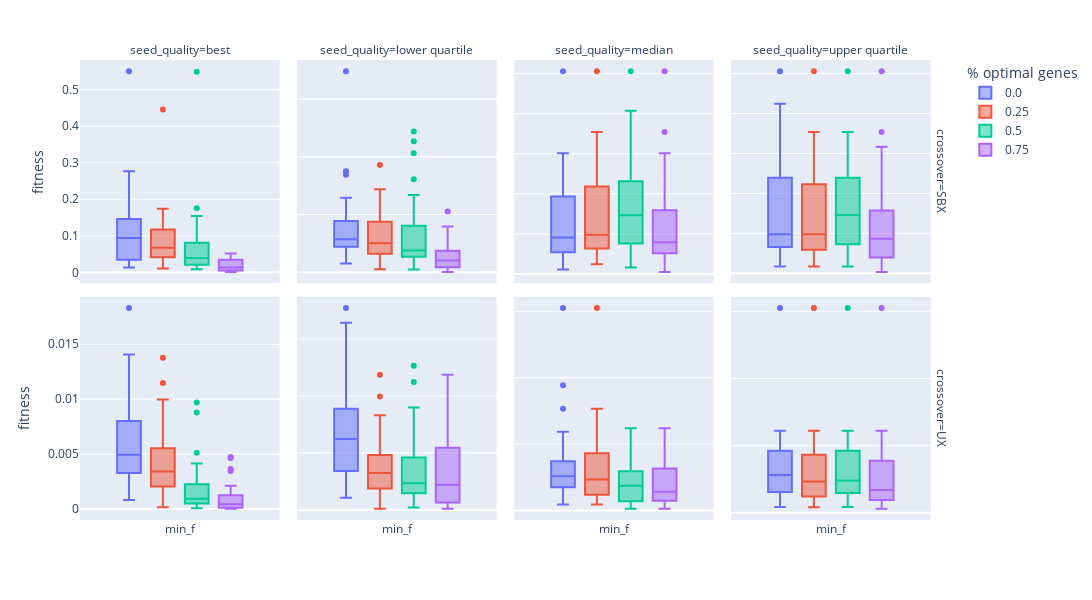

The notebook cell saved with this chart:
### Code cell
#Performance values for dimension 8 only

import pandas as pd
import plotly.express as px

gen = 50
dim = 8

performance_df = pd.read_csv("../data/sphere_function_data_out/performance.csv")
only_last_gen_performance = performance_df[performance_df.generation == gen]

#filter runs with optimal and worst point:
only_last_gen_performance = only_last_gen_performance[only_last_gen_performance.dim == 8]
only_last_gen_performance = only_last_gen_performance[only_last_gen_performance.seed_quality != "utopia"]
only_last_gen_performance = only_last_gen_performance[only_last_gen_performance.seed_quality != "dystopia"]
only_last_gen_performance = only_last_gen_performance[['min_f', 'percentage_of_optimal_genes', 'seed_quality', 'crossover']]


#CI of Fitness = 1
fig = px.box(
    only_last_gen_performance,
    color="percentage_of_optimal_genes",
    facet_col="seed_quality",
    facet_row="crossover",
    labels={
            "value": "fitness",
            "variable": "",
            "percentage_of_optimal_genes": "% optimal genes",
            "traceID_1" : "seed ind"
        },
    height=600, width=1400)
fig.update_yaxes(matches=None)#don't share the y axis

fig.write_image("../figures/genome_vs_fitness_performance.pdf")
fig.show()

### Figure 1 — Plotly figure (JSON) as saved in the notebook; plotly's stock layout.template omitted (floating-point values rounded to 4 significant figures)
{"data": [{"alignmentgroup": "True", "hovertemplate": "% optimal genes=0.0<br>crossover=SBX<br>seed_quality=best<br>=%{x}<br>fitness=%{y}<extra></extra>", "legendgroup": "0.0", "marker": {"color": "#636efa"}, "name": "0.0", "notched": false, "offsetgroup": "0.0", "orientation": "v", "showlegend": true, "type": "box", "x": ["min_f", "min_f", "min_f", "min_f", "min_f", "min_f", "min_f", "min_f", "min_f", "min_f", "min_f", "min_f", "min_f", "min_f", "min_f", "min_f", "min_f", "min_f", "min_f", "min_f", "min_f", "min_f", "min_f", "min_f", "min_f", "min_f", "min_f", "min_f", "min_f", "min_f", "min_f"], "x0": " ", "xaxis": "x5", "y": [0.01568, 0.5506, 0.185, 0.09854, 0.05183, 0.05205, 0.1464, 0.06343, 0.06711, 0.2768, 0.1721, 0.09373, 0.02817, 0.1144, 0.1085, 0.09845, 0.1032, 0.01578, 0.02551, 0.0452, 0.2597, 0.03341, 0.01343, 0.1292, 0.01914, 0.03885, 0.07449, 0.1541, 0.1491, 0.01349, 0.1435], "y0": " ", "yaxis": "y5"}, {"alignmentgroup": "True", "hovertemplate": "% optimal genes=0.0<br>crossover=SBX<br>seed_quality=lower quartile<br>=%{x}<br>fitness=%{y}<extra></extra>", "legendgroup": "0.0", "marker": {"color": "#636efa"}, "name": "0.0", "notched": false, "offsetgroup": "0.0", "orientation": "v", "showlegend": false, "type": "box", "x": ["min_f", "min_f", "min_f", "min_f", "min_f", "min_f", "min_f", "min_f", "min_f", "min_f", "min_f", "min_f", "min_f", "min_f", "min_f", "min_f", "min_f", "min_f", "min_f", "min_f", "min_f", "min_f", "min_f", "min_f", "min_f", "min_f", "min_f", "min_f", "min_f", "min_f", "min_f"], "x0": " ", "xaxis": "x6", "y": [0.08895, 0.06668, 0.2284, 0.05595, 0.1321, 0.148, 0.1923, 0.06631, 0.1092, 0.258, 0.1408, 0.08926, 0.0964, 0.3501, 0.2415, 0.1003, 0.1559, 0.03021, 0.122, 0.1446, 0.1819, 0.1085, 0.697, 0.1144, 0.06062, 0.0953, 0.04431, 0.04489, 0.1667, 0.08853, 0.3384], "y0": " ", "yaxis": "y6"}, {"alignmentgroup": "True", "hovertemplate": "% optimal genes=0.0<br>crossover=SBX<br>seed_quality=median<br>=%{x}<br>fitness=%{y}<extra></extra>", "legendgroup": "0.0", "marker": {"color": "#636efa"}, "name": "0.0", "notched": false, "offsetgroup": "0.0", "orientation": "v", "showlegend": false, "type": "box", "x": ["min_f", "min_f", "min_f", "min_f", "min_f", "min_f", "min_f", "min_f", "min_f", "min_f", "min_f", "min_f", "min_f", "min_f", "min_f", "min_f", "min_f", "min_f", "min_f", "min_f", "min_f", "min_f", "min_f", "min_f", "min_f", "min_f", "min_f", "min_f", "min_f", "min_f", "min_f"], "x0": " ", "xaxis": "x7", "y": [0.02441, 0.09601, 0.2284, 0.08671, 0.1321, 0.2232, 0.01119, 0.181, 0.1757, 0.01639, 0.02473, 0.05292, 0.09356, 0.1634, 0.07387, 0.06255, 0.1379, 0.05855, 0.1975, 0.2499, 0.03592, 0.09075, 0.05096, 0.0808, 0.301, 0.223, 0.04818, 0.06005, 0.06804, 0.2703, 0.5061], "y0": " ", "yaxis": "y7"}, {"alignmentgroup": "True", "hovertemplate": "% optimal genes=0.0<br>crossover=SBX<br>seed_quality=upper quartile<br>=%{x}<br>fitness=%{y}<extra></extra>", "legendgroup": "0.0", "marker": {"color": "#636efa"}, "name": "0.0", "notched": false, "offsetgroup": "0.0", "orientation": "v", "showlegend": false, "type": "box", "x": ["min_f", "min_f", "min_f", "min_f", "min_f", "min_f", "min_f", "min_f", "min_f", "min_f", "min_f", "min_f", "min_f", "min_f", "min_f", "min_f", "min_f", "min_f", "min_f", "min_f", "min_f", "min_f", "min_f", "min_f", "min_f", "min_f", "min_f", "min_f", "min_f", "min_f", "min_f"], "x0": " ", "xaxis": "x8", "y": [0.02109, 0.1732, 0.2284, 0.08671, 0.0649, 0.2232, 0.07088, 0.1679, 0.332, 0.09474, 0.3172, 0.05292, 0.01682, 0.1634, 0.07973, 0.06255, 0.1379, 0.05855, 0.06889, 0.2499, 0.354, 0.09075, 0.09759, 0.2426, 0.301, 0.223, 0.09665, 0.06005, 0.04856, 0.4243, 0.5061], "y0": " ", "yaxis": "y8"}, {"alignmentgroup": "True", "hovertemplate": "% optimal genes=0.0<br>crossover=UX<br>seed_quality=best<br>=%{x}<br>fitness=%{y}<extra></extra>", "legendgroup": "0.0", "marker": {"color": "#636efa"}, "name": "0.0", "notched": false, "offsetgroup": "0.0", "orientation": "v", "showlegend": false, "type": "box", "x": ["min_f", "min_f", "min_f", "min_f", "min_f", "min_f", "min_f", "min_f", "min_f", "min_f", "min_f", "min_f", "min_f", "min_f", "min_f", "min_f", "min_f", "min_f", "min_f", "min_f", "min_f", "min_f", "min_f", "min_f", "min_f", "min_f", "min_f", "min_f", "min_f", "min_f", "min_f"], "x0": " ", "xaxis": "x", "y": [0.006499, 0.003718, 0.003487, 0.004415, 0.004557, 0.002794, 0.0008318, 0.006645, 0.007645, 0.00542, 0.006277, 0.007743, 0.004943, 0.003199, 0.004126, 0.001252, 0.009037, 0.004153, 0.0009955, 0.0111, 0.01095, 0.008096, 0.01407, 0.008169, 0.001932, 0.0183, 0.002056, 0.00991, 0.005071, 0.001125, 0.004207], "y0": " ", "yaxis": "y"}, {"alignmentgroup": "True", "hovertemplate": "% optimal genes=0.0<br>crossover=UX<br>seed_quality=lower quartile<br>=%{x}<br>fitness=%{y}<extra></extra>", "legendgroup": "0.0", "marker": {"color": "#636efa"}, "name": "0.0", "notched": false, "offsetgroup": "0.0", "orientation": "v", "showlegend": false, "type": "box", "x": ["min_f", "min_f", "min_f", "min_f", "min_f", "min_f", "min_f", "min_f", "min_f", "min_f", "min_f", "min_f", "min_f", "min_f", "min_f", "min_f", "min_f", "min_f", "min_f", "min_f", "min_f", "min_f", "min_f", "min_f", "min_f", "min_f", "min_f", "min_f", "min_f", "min_f", "min_f"], "x0": " ", "xaxis": "x2", "y": [0.003869, 0.007156, 0.002366, 0.007597, 0.003269, 0.00189, 0.01609, 0.01159, 0.0164, 0.004598, 0.007813, 0.005319, 0.003948, 0.003927, 0.002428, 0.004653, 0.009226, 0.01184, 0.01769, 0.001711, 0.006295, 0.001072, 0.006594, 0.006225, 0.006574, 0.01065, 0.00654, 0.001611, 0.003897, 0.001701, 0.0145], "y0": " ", "yaxis": "y2"}, {"alignmentgroup": "True", "hovertemplate": "% optimal genes=0.0<br>crossover=UX<br>seed_quality=median<br>=%{x}<br>fitness=%{y}<extra></extra>", "legendgroup": "0.0", "marker": {"color": "#636efa"}, "name": "0.0", "notched": false, "offsetgroup": "0.0", "orientation": "v", "showlegend": false, "type": "box", "x": ["min_f", "min_f", "min_f", "min_f", "min_f", "min_f", "min_f", "min_f", "min_f", "min_f", "min_f", "min_f", "min_f", "min_f", "min_f", "min_f", "min_f", "min_f", "min_f", "min_f", "min_f", "min_f", "min_f", "min_f", "min_f", "min_f", "min_f", "min_f", "min_f", "min_f", "min_f"], "x0": " ", "xaxis": "x3", "y": [0.00636, 0.00533, 0.004351, 0.007168, 0.002331, 0.00759, 0.003812, 0.01888, 0.003633, 0.003719, 0.03049, 0.01075, 0.004967, 0.004659, 0.006636, 0.007508, 0.00722, 0.01184, 0.002863, 0.00153, 0.01531, 0.004053, 0.005951, 0.001399, 0.003417, 0.0008724, 0.007459, 0.003451, 0.005141, 0.002516, 0.006592], "y0": " ", "yaxis": "y3"}, {"alignmentgroup": "True", "hovertemplate": "% optimal genes=0.0<br>crossover=UX<br>seed_quality=upper quartile<br>=%{x}<br>fitness=%{y}<extra></extra>", "legendgroup": "0.0", "marker": {"color": "#636efa"}, "name": "0.0", "notched": false, "offsetgroup": "0.0", "orientation": "v", "showlegend": false, "type": "box", "x": ["min_f", "min_f", "min_f", "min_f", "min_f", "min_f", "min_f", "min_f", "min_f", "min_f", "min_f", "min_f", "min_f", "min_f", "min_f", "min_f", "min_f", "min_f", "min_f", "min_f", "min_f", "min_f", "min_f", "min_f", "min_f", "min_f", "min_f", "min_f", "min_f", "min_f", "min_f"], "x0": " ", "xaxis": "x4", "y": [0.00636, 0.01115, 0.004351, 0.007168, 0.009783, 0.004456, 0.002926, 0.01222, 0.009966, 0.009385, 0.03049, 0.01075, 0.001561, 0.004659, 0.008636, 0.00104, 0.00722, 0.01184, 0.008872, 0.003866, 0.003017, 0.001863, 0.0009495, 0.00563, 0.003417, 0.0008724, 0.003889, 0.003451, 0.007947, 0.002516, 0.006592], "y0": " ", "yaxis": "y4"}, {"alignmentgroup": "True", "hovertemplate": "% optimal genes=0.25<br>crossover=SBX<br>seed_quality=best<br>=%{x}<br>fitness=%{y}<extra></extra>", "legendgroup": "0.25", "marker": {"color": "#EF553B"}, "name": "0.25", "notched": false, "offsetgroup": "0.25", "orientation": "v", "showlegend": true, "type": "box", "x": ["min_f", "min_f", "min_f", "min_f", "min_f", "min_f", "min_f", "min_f", "min_f", "min_f", "min_f", "min_f", "min_f", "min_f", "min_f", "min_f", "min_f", "min_f", "min_f", "min_f", "min_f", "min_f", "min_f", "min_f", "min_f", "min_f", "min_f", "min_f", "min_f", "min_f", "min_f"], "x0": " ", "xaxis": "x5", "y": [0.1417, 0.05789, 0.1244, 0.05206, 0.04011, 0.06952, 0.08565, 0.1743, 0.03092, 0.0447, 0.1418, 0.1252, 0.08921, 0.05189, 0.06034, 0.1178, 0.08788, 0.0672, 0.03669, 0.03572, 0.02955, 0.08695, 0.09467, 0.01036, 0.03248, 0.05802, 0.01135, 0.4458, 0.1248, 0.04424, 0.116], "y0": " ", "yaxis": "y5"}, {"alignmentgroup": "True", "hovertemplate": "% optimal genes=0.25<br>crossover=SBX<br>seed_quality=lower quartile<br>=%{x}<br>fitness=%{y}<extra></extra>", "legendgroup": "0.25", "marker": {"color": "#EF553B"}, "name": "0.25", "notched": false, "offsetgroup": "0.25", "orientation": "v", "showlegend": false, "type": "box", "x": ["min_f", "min_f", "min_f", "min_f", "min_f", "min_f", "min_f", "min_f", "min_f", "min_f", "min_f", "min_f", "min_f", "min_f", "min_f", "min_f", "min_f", "min_f", "min_f", "min_f", "min_f", "min_f", "min_f", "min_f", "min_f", "min_f", "min_f", "min_f", "min_f", "min_f", "min_f"], "x0": " ", "xaxis": "x6", "y": [0.09029, 0.03654, 0.2284, 0.1841, 0.2017, 0.3718, 0.07838, 0.1131, 0.08839, 0.1247, 0.03489, 0.07444, 0.05392, 0.03308, 0.0981, 0.01016, 0.2087, 0.03021, 0.1545, 0.2499, 0.06109, 0.08433, 0.2881, 0.1703, 0.1314, 0.1769, 0.1671, 0.1254, 0.1002, 0.04548, 0.08415], "y0": " ", "yaxis": "y6"}, {"alignmentgroup": "True", "hovertemplate": "% optimal genes=0.25<br>crossover=SBX<br>seed_quality=median<br>=%{x}<br>fitness=%{y}<extra></extra>", "legendgroup": "0.25", "marker": {"color": "#EF553B"}, "name": "0.25", "notched": false, "offsetgroup": "0.25", "orientation": "v", "showlegend": false, "type": "box", "x": ["min_f", "min_f", "min_f", "min_f", "min_f", "min_f", "min_f", "min_f", "min_f", "min_f", "min_f", "min_f", "min_f", "min_f", "min_f", "min_f", "min_f", "min_f", "min_f", "min_f", "min_f", "min_f", "min_f", "min_f", "min_f", "min_f", "min_f", "min_f", "min_f", "min_f", "min_f"], "x0": " ", "xaxis": "x7", "y": [0.02441, 0.1299, 0.2284, 0.08671, 0.06911, 0.2232, 0.03881, 0.141, 0.1027, 0.09474, 0.2037, 0.05292, 0.06331, 0.1634, 0.09298, 0.06255, 0.1084, 0.05855, 0.1106, 0.2499, 0.354, 0.09075, 0.09759, 0.3062, 0.301, 0.223, 0.06323, 0.06005, 0.02546, 0.07066, 0.5061], "y0": " ", "yaxis": "y7"}, {"alignmentgroup": "True", "hovertemplate": "% optimal genes=0.25<br>crossover=SBX<br>seed_quality=upper quartile<br>=%{x}<br>fitness=%{y}<extra></extra>", "legendgroup": "0.25", "marker": {"color": "#EF553B"}, "name": "0.25", "notched": false, "offsetgroup": "0.25", "orientation": "v", "showlegend": false, "type": "box", "x": ["min_f", "min_f", "min_f", "min_f", "min_f", "min_f", "min_f", "min_f", "min_f", "min_f", "min_f", "min_f", "min_f", "min_f", "min_f", "min_f", "min_f", "min_f", "min_f", "min_f", "min_f", "min_f", "min_f", "min_f", "min_f", "min_f", "min_f", "min_f", "min_f", "min_f", "min_f"], "x0": " ", "xaxis": "x8", "y": [0.02109, 0.1732, 0.2284, 0.08671, 0.04343, 0.2232, 0.1485, 0.1679, 0.1179, 0.09474, 0.3172, 0.05292, 0.01682, 0.1634, 0.0606, 0.06255, 0.1379, 0.05855, 0.06889, 0.2499, 0.354, 0.09075, 0.09759, 0.2426, 0.301, 0.223, 0.04545, 0.06005, 0.04856, 0.05179, 0.5061], "y0": " ", "yaxis": "y8"}, {"alignmentgroup": "True", "hovertemplate": "% optimal genes=0.25<br>crossover=UX<br>seed_quality=best<br>=%{x}<br>fitness=%{y}<extra></extra>", "legendgroup": "0.25", "marker": {"color": "#EF553B"}, "name": "0.25", "notched": false, "offsetgroup": "0.25", "orientation": "v", "showlegend": false, "type": "box", "x": ["min_f", "min_f", "min_f", "min_f", "min_f", "min_f", "min_f", "min_f", "min_f", "min_f", "min_f", "min_f", "min_f", "min_f", "min_f", "min_f", "min_f", "min_f", "min_f", "min_f", "min_f", "min_f", "min_f", "min_f", "min_f", "min_f", "min_f", "min_f", "min_f", "min_f", "min_f"], "x0": " ", "xaxis": "x", "y": [0.005818, 0.007563, 0.001224, 0.004926, 0.001836, 0.005767, 0.0002047, 0.003101, 0.004266, 0.01148, 0.005158, 0.002191, 0.003564, 0.001951, 0.00278, 0.009968, 0.01378, 0.002013, 0.00567, 0.007984, 0.001499, 0.001317, 0.002574, 0.002238, 0.003429, 0.004338, 0.002957, 0.003965, 0.00457, 0.0001668, 0.002496], "y0": " ", "yaxis": "y"}, {"alignmentgroup": "True", "hovertemplate": "% optimal genes=0.25<br>crossover=UX<br>seed_quality=lower quartile<br>=%{x}<br>fitness=%{y}<extra></extra>", "legendgroup": "0.25", "marker": {"color": "#EF553B"}, "name": "0.25", "notched": false, "offsetgroup": "0.25", "orientation": "v", "showlegend": false, "type": "box", "x": ["min_f", "min_f", "min_f", "min_f", "min_f", "min_f", "min_f", "min_f", "min_f", "min_f", "min_f", "min_f", "min_f", "min_f", "min_f", "min_f", "min_f", "min_f", "min_f", "min_f", "min_f", "min_f", "min_f", "min_f", "min_f", "min_f", "min_f", "min_f", "min_f", "min_f", "min_f"], "x0": " ", "xaxis": "x2", "y": [0.000875, 0.002424, 0.007943, 0.009933, 0.001839, 0.002046, 0.002613, 0.004834, 9.656e-05, 0.004001, 0.008301, 0.003671, 0.001215, 0.004717, 0.003987, 0.003399, 0.0007515, 0.01184, 0.002142, 0.001663, 0.00324, 0.002565, 0.00438, 0.006035, 0.002463, 0.008256, 0.0005525, 0.002361, 0.001532, 0.006107, 0.003511], "y0": " ", "yaxis": "y2"}, {"alignmentgroup": "True", "hovertemplate": "% optimal genes=0.25<br>crossover=UX<br>seed_quality=median<br>=%{x}<br>fitness=%{y}<extra></extra>", "legendgroup": "0.25", "marker": {"color": "#EF553B"}, "name": "0.25", "notched": false, "offsetgroup": "0.25", "orientation": "v", "showlegend": false, "type": "box", "x": ["min_f", "min_f", "min_f", "min_f", "min_f", "min_f", "min_f", "min_f", "min_f", "min_f", "min_f", "min_f", "min_f", "min_f", "min_f", "min_f", "min_f", "min_f", "min_f", "min_f", "min_f", "min_f", "min_f", "min_f", "min_f", "min_f", "min_f", "min_f", "min_f", "min_f", "min_f"], "x0": " ", "xaxis": "x3", "y": [0.007033, 0.003345, 0.004351, 0.007168, 0.00901, 0.002846, 0.00145, 0.008182, 0.001548, 0.009385, 0.03049, 0.01075, 0.004548, 0.004659, 0.01006, 0.007508, 0.00722, 0.01184, 0.006927, 0.008733, 0.01531, 0.001342, 0.0009495, 0.002301, 0.003417, 0.0008724, 0.0008844, 0.003451, 0.002582, 0.001455, 0.006592], "y0": " ", "yaxis": "y3"}, {"alignmentgroup": "True", "hovertemplate": "% optimal genes=0.25<br>crossover=UX<br>seed_quality=upper quartile<br>=%{x}<br>fitness=%{y}<extra></extra>", "legendgroup": "0.25", "marker": {"color": "#EF553B"}, "name": "0.25", "notched": false, "offsetgroup": "0.25", "orientation": "v", "showlegend": false, "type": "box", "x": ["min_f", "min_f", "min_f", "min_f", "min_f", "min_f", "min_f", "min_f", "min_f", "min_f", "min_f", "min_f", "min_f", "min_f", "min_f", "min_f", "min_f", "min_f", "min_f", "min_f", "min_f", "min_f", "min_f", "min_f", "min_f", "min_f", "min_f", "min_f", "min_f", "min_f", "min_f"], "x0": " ", "xaxis": "x4", "y": [0.00636, 0.01115, 0.004351, 0.007168, 0.002331, 0.004456, 0.002926, 0.01222, 0.009966, 0.009385, 0.03049, 0.01075, 0.001561, 0.004659, 0.0008155, 0.00104, 0.00722, 0.01184, 0.008872, 0.002386, 0.003017, 0.001863, 0.0009495, 0.00563, 0.003417, 0.0008724, 0.006707, 0.003451, 0.007947, 0.002516, 0.006592], "y0": " ", "yaxis": "y4"}, {"alignmentgroup": "True", "hovertemplate": "% optimal genes=0.5<br>crossover=SBX<br>seed_quality=best<br>=%{x}<br>fitness=%{y}<extra></extra>", "legendgroup": "0.5", "marker": {"color": "#00cc96"}, "name": "0.5", "notched": false, "offsetgroup": "0.5", "orientation": "v", "showlegend": true, "type": "box", "x": ["min_f", "min_f", "min_f", "min_f", "min_f", "min_f", "min_f", "min_f", "min_f", "min_f", "min_f", "min_f", "min_f", "min_f", "min_f", "min_f", "min_f", "min_f", "min_f", "min_f", "min_f", "min_f", "min_f", "min_f", "min_f", "min_f", "min_f", "min_f", "min_f", "min_f", "min_f"], "x0": " ", "xaxis": "x5", "y": [0.02239, 0.01373, 0.1541, 0.0103, 0.07007, 0.02332, 0.03169, 0.07029, 0.01798, 0.08156, 0.01737, 0.07485, 0.07362, 0.03453, 0.01311, 0.008835, 0.1757, 0.09006, 0.07275, 0.549, 0.02729, 0.08018, 0.0398, 0.03198, 0.02075, 0.01615, 0.03938, 0.112, 0.1125, 0.02189, 0.08403], "y0": " ", "yaxis": "y5"}, {"alignmentgroup": "True", "hovertemplate": "% optimal genes=0.5<br>crossover=SBX<br>seed_quality=lower quartile<br>=%{x}<br>fitness=%{y}<extra></extra>", "legendgroup": "0.5", "marker": {"color": "#00cc96"}, "name": "0.5", "notched": false, "offsetgroup": "0.5", "orientation": "v", "showlegend": false, "type": "box", "x": ["min_f", "min_f", "min_f", "min_f", "min_f", "min_f", "min_f", "min_f", "min_f", "min_f", "min_f", "min_f", "min_f", "min_f", "min_f", "min_f", "min_f", "min_f", "min_f", "min_f", "min_f", "min_f", "min_f", "min_f", "min_f", "min_f", "min_f", "min_f", "min_f", "min_f", "min_f"], "x0": " ", "xaxis": "x6", "y": [0.09055, 0.07098, 0.2284, 0.1641, 0.4128, 0.009987, 0.05034, 0.01196, 0.4875, 0.01151, 0.4539, 0.07554, 0.1067, 0.1241, 0.1014, 0.06071, 0.04841, 0.1392, 0.0616, 0.2679, 0.1526, 0.05426, 0.03782, 0.05661, 0.009665, 0.05887, 0.3226, 0.1346, 0.06675, 0.2499, 0.05414], "y0": " ", "yaxis": "y6"}, {"alignmentgroup": "True", "hovertemplate": "% optimal genes=0.5<br>crossover=SBX<br>seed_quality=median<br>=%{x}<br>fitness=%{y}<extra></extra>", "legendgroup": "0.5", "marker": {"color": "#00cc96"}, "name": "0.5", "notched": false, "offsetgroup": "0.5", "orientation": "v", "showlegend": false, "type": "box", "x": ["min_f", "min_f", "min_f", "min_f", "min_f", "min_f", "min_f", "min_f", "min_f", "min_f", "min_f", "min_f", "min_f", "min_f", "min_f", "min_f", "min_f", "min_f", "min_f", "min_f", "min_f", "min_f", "min_f", "min_f", "min_f", "min_f", "min_f", "min_f", "min_f", "min_f", "min_f"], "x0": " ", "xaxis": "x7", "y": [0.02441, 0.09601, 0.2284, 0.08671, 0.1463, 0.247, 0.2322, 0.2832, 0.229, 0.01639, 0.2215, 0.05292, 0.1557, 0.1634, 0.4072, 0.1533, 0.1379, 0.05855, 0.1204, 0.2499, 0.2934, 0.1318, 0.07559, 0.02623, 0.301, 0.223, 0.03074, 0.06005, 0.07764, 0.08692, 0.5061], "y0": " ", "yaxis": "y7"}, {"alignmentgroup": "True", "hovertemplate": "% optimal genes=0.5<br>crossover=SBX<br>seed_quality=upper quartile<br>=%{x}<br>fitness=%{y}<extra></extra>", "legendgroup": "0.5", "marker": {"color": "#00cc96"}, "name": "0.5", "notched": false, "offsetgroup": "0.5", "orientation": "v", "showlegend": false, "type": "box", "x": ["min_f", "min_f", "min_f", "min_f", "min_f", "min_f", "min_f", "min_f", "min_f", "min_f", "min_f", "min_f", "min_f", "min_f", "min_f", "min_f", "min_f", "min_f", "min_f", "min_f", "min_f", "min_f", "min_f", "min_f", "min_f", "min_f", "min_f", "min_f", "min_f", "min_f", "min_f"], "x0": " ", "xaxis": "x8", "y": [0.02109, 0.1732, 0.2284, 0.08671, 0.1463, 0.3469, 0.08522, 0.1679, 0.06435, 0.09474, 0.3172, 0.05292, 0.01682, 0.1634, 0.151, 0.1533, 0.1379, 0.05855, 0.06889, 0.2499, 0.354, 0.09075, 0.09759, 0.2426, 0.301, 0.223, 0.3014, 0.06005, 0.04856, 0.08692, 0.5061], "y0": " ", "yaxis": "y8"}, {"alignmentgroup": "True", "hovertemplate": "% optimal genes=0.5<br>crossover=UX<br>seed_quality=best<br>=%{x}<br>fitness=%{y}<extra></extra>", "legendgroup": "0.5", "marker": {"color": "#00cc96"}, "name": "0.5", "notched": false, "offsetgroup": "0.5", "orientation": "v", "showlegend": false, "type": "box", "x": ["min_f", "min_f", "min_f", "min_f", "min_f", "min_f", "min_f", "min_f", "min_f", "min_f", "min_f", "min_f", "min_f", "min_f", "min_f", "min_f", "min_f", "min_f", "min_f", "min_f", "min_f", "min_f", "min_f", "min_f", "min_f", "min_f", "min_f", "min_f", "min_f", "min_f", "min_f"], "x0": " ", "xaxis": "x", "y": [0.001693, 0.002459, 0.0009419, 0.0005873, 0.0004273, 0.0007792, 6.651e-05, 0.0002032, 0.001591, 0.001494, 0.0005266, 0.0004554, 0.001589, 0.0005851, 0.002663, 0.0002147, 0.0002387, 0.0008904, 0.001209, 0.0007844, 0.0004982, 0.00878, 0.0004319, 0.003488, 0.002951, 0.0006118, 0.001214, 0.009705, 0.00415, 0.005117, 0.001305], "y0": " ", "yaxis": "y"}, {"alignmentgroup": "True", "hovertemplate": "% optimal genes=0.5<br>crossover=UX<br>seed_quality=lower quartile<br>=%{x}<br>fitness=%{y}<extra></extra>", "legendgroup": "0.5", "marker": {"color": "#00cc96"}, "name": "0.5", "notched": false, "offsetgroup": "0.5", "orientation": "v", "showlegend": false, "type": "box", "x": ["min_f", "min_f", "min_f", "min_f", "min_f", "min_f", "min_f", "min_f", "min_f", "min_f", "min_f", "min_f", "min_f", "min_f", "min_f", "min_f", "min_f", "min_f", "min_f", "min_f", "min_f", "min_f", "min_f", "min_f", "min_f", "min_f", "min_f", "min_f", "min_f", "min_f", "min_f"], "x0": " ", "xaxis": "x2", "y": [0.01265, 0.003182, 0.003988, 0.002506, 0.002239, 0.004717, 0.003281, 0.001454, 0.002345, 0.00338, 0.004273, 0.007134, 0.005597, 0.01122, 0.0005864, 0.00495, 0.002236, 0.002267, 0.0005048, 0.002075, 0.001771, 0.001268, 0.0006519, 0.008975, 0.008847, 0.0008942, 0.001508, 0.003369, 0.0002233, 0.0004119, 0.002188], "y0": " ", "yaxis": "y2"}, {"alignmentgroup": "True", "hovertemplate": "% optimal genes=0.5<br>crossover=UX<br>seed_quality=median<br>=%{x}<br>fitness=%{y}<extra></extra>", "legendgroup": "0.5", "marker": {"color": "#00cc96"}, "name": "0.5", "notched": false, "offsetgroup": "0.5", "orientation": "v", "showlegend": false, "type": "box", "x": ["min_f", "min_f", "min_f", "min_f", "min_f", "min_f", "min_f", "min_f", "min_f", "min_f", "min_f", "min_f", "min_f", "min_f", "min_f", "min_f", "min_f", "min_f", "min_f", "min_f", "min_f", "min_f", "min_f", "min_f", "min_f", "min_f", "min_f", "min_f", "min_f", "min_f", "min_f"], "x0": " ", "xaxis": "x3", "y": [0.005192, 0.003062, 0.004351, 0.007168, 0.0002709, 0.004717, 0.00145, 0.003312, 0.0004637, 0.003719, 0.006148, 0.01075, 0.004548, 0.004659, 0.002682, 0.002793, 0.0008346, 0.01184, 0.006927, 0.009372, 0.0005059, 0.001342, 0.01239, 0.004812, 0.003417, 0.0008724, 0.004985, 0.003451, 0.0002574, 0.000666, 0.006592], "y0": " ", "yaxis": "y3"}, {"alignmentgroup": "True", "hovertemplate": "% optimal genes=0.5<br>crossover=UX<br>seed_quality=upper quartile<br>=%{x}<br>fitness=%{y}<extra></extra>", "legendgroup": "0.5", "marker": {"color": "#00cc96"}, "name": "0.5", "notched": false, "offsetgroup": "0.5", "orientation": "v", "showlegend": false, "type": "box", "x": ["min_f", "min_f", "min_f", "min_f", "min_f", "min_f", "min_f", "min_f", "min_f", "min_f", "min_f", "min_f", "min_f", "min_f", "min_f", "min_f", "min_f", "min_f", "min_f", "min_f", "min_f", "min_f", "min_f", "min_f", "min_f", "min_f", "min_f", "min_f", "min_f", "min_f", "min_f"], "x0": " ", "xaxis": "x4", "y": [0.00636, 0.01115, 0.004351, 0.007168, 0.00333, 0.002232, 0.002926, 0.01222, 0.003506, 0.009385, 0.03049, 0.01075, 0.001561, 0.004659, 0.009845, 0.005162, 0.004809, 0.01184, 0.008872, 0.009894, 0.003017, 0.001863, 0.0009495, 0.00563, 0.003417, 0.0008724, 0.002272, 0.003451, 0.007947, 0.002516, 0.006592], "y0": " ", "yaxis": "y4"}, {"alignmentgroup": "True", "hovertemplate": "% optimal genes=0.75<br>crossover=SBX<br>seed_quality=best<br>=%{x}<br>fitness=%{y}<extra></extra>", "legendgroup": "0.75", "marker": {"color": "#ab63fa"}, "name": "0.75", "notched": false, "offsetgroup": "0.75", "orientation": "v", "showlegend": true, "type": "box", "x": ["min_f", "min_f", "min_f", "min_f", "min_f", "min_f", "min_f", "min_f", "min_f", "min_f", "min_f", "min_f", "min_f", "min_f", "min_f", "min_f", "min_f", "min_f", "min_f", "min_f", "min_f", "min_f", "min_f", "min_f", "min_f", "min_f", "min_f", "min_f", "min_f", "min_f", "min_f"], "x0": " ", "xaxis": "x5", "y": [0.004563, 0.002139, 0.01408, 0.003534, 0.005539, 0.004691, 0.02738, 0.03286, 0.004809, 0.01434, 0.001628, 0.001122, 0.02739, 0.005516, 0.001187, 0.04639, 0.0464, 0.0348, 0.0411, 0.01275, 0.05183, 0.04121, 0.006804, 0.04531, 0.037, 0.02598, 0.01362, 0.0131, 0.008333, 0.007663, 0.02425], "y0": " ", "yaxis": "y5"}, {"alignmentgroup": "True", "hovertemplate": "% optimal genes=0.75<br>crossover=SBX<br>seed_quality=lower quartile<br>=%{x}<br>fitness=%{y}<extra></extra>", "legendgroup": "0.75", "marker": {"color": "#ab63fa"}, "name": "0.75", "notched": false, "offsetgroup": "0.75", "orientation": "v", "showlegend": false, "type": "box", "x": ["min_f", "min_f", "min_f", "min_f", "min_f", "min_f", "min_f", "min_f", "min_f", "min_f", "min_f", "min_f", "min_f", "min_f", "min_f", "min_f", "min_f", "min_f", "min_f", "min_f", "min_f", "min_f", "min_f", "min_f", "min_f", "min_f", "min_f", "min_f", "min_f", "min_f", "min_f"], "x0": " ", "xaxis": "x6", "y": [0.09055, 0.06526, 0.07656, 0.02366, 0.1057, 0.0262, 0.01006, 0.07003, 0.1585, 0.04039, 0.06543, 0.004528, 0.01476, 0.02698, 0.02998, 0.2104, 0.05098, 0.0429, 0.03665, 0.007017, 0.02731, 0.04345, 0.005849, 0.1469, 0.1544, 0.003015, 0.02693, 0.09312, 0.001139, 0.06125, 0.007776], "y0": " ", "yaxis": "y6"}, {"alignmentgroup": "True", "hovertemplate": "% optimal genes=0.75<br>crossover=SBX<br>seed_quality=median<br>=%{x}<br>fitness=%{y}<extra></extra>", "legendgroup": "0.75", "marker": {"color": "#ab63fa"}, "name": "0.75", "notched": false, "offsetgroup": "0.75", "orientation": "v", "showlegend": false, "type": "box", "x": ["min_f", "min_f", "min_f", "min_f", "min_f", "min_f", "min_f", "min_f", "min_f", "min_f", "min_f", "min_f", "min_f", "min_f", "min_f", "min_f", "min_f", "min_f", "min_f", "min_f", "min_f", "min_f", "min_f", "min_f", "min_f", "min_f", "min_f", "min_f", "min_f", "min_f", "min_f"], "x0": " ", "xaxis": "x7", "y": [0.1465, 0.0698, 0.07656, 0.08671, 0.1057, 0.01721, 0.2036, 0.22, 0.2045, 0.01639, 0.1172, 0.05292, 0.05993, 0.1634, 0.03551, 0.07923, 0.1379, 0.0429, 0.08987, 0.005041, 0.354, 0.008994, 0.06843, 0.0512, 0.301, 0.223, 0.02805, 0.06005, 0.07764, 0.1182, 0.5061], "y0": " ", "yaxis": "y7"}, {"alignmentgroup": "True", "hovertemplate": "% optimal genes=0.75<br>crossover=SBX<br>seed_quality=upper quartile<br>=%{x}<br>fitness=%{y}<extra></extra>", "legendgroup": "0.75", "marker": {"color": "#ab63fa"}, "name": "0.75", "notched": false, "offsetgroup": "0.75", "orientation": "v", "showlegend": false, "type": "box", "x": ["min_f", "min_f", "min_f", "min_f", "min_f", "min_f", "min_f", "min_f", "min_f", "min_f", "min_f", "min_f", "min_f", "min_f", "min_f", "min_f", "min_f", "min_f", "min_f", "min_f", "min_f", "min_f", "min_f", "min_f", "min_f", "min_f", "min_f", "min_f", "min_f", "min_f", "min_f"], "x0": " ", "xaxis": "x8", "y": [0.02109, 0.1732, 0.07656, 0.08671, 0.1057, 0.003447, 0.03832, 0.1679, 0.009776, 0.09474, 0.3172, 0.05292, 0.01682, 0.1634, 0.1267, 0.07923, 0.1379, 0.0429, 0.06889, 0.02817, 0.354, 0.09075, 0.09759, 0.02733, 0.301, 0.223, 0.03592, 0.06005, 0.04856, 0.1182, 0.5061], "y0": " ", "yaxis": "y8"}, {"alignmentgroup": "True", "hovertemplate": "% optimal genes=0.75<br>crossover=UX<br>seed_quality=best<br>=%{x}<br>fitness=%{y}<extra></extra>", "legendgroup": "0.75", "marker": {"color": "#ab63fa"}, "name": "0.75", "notched": false, "offsetgroup": "0.75", "orientation": "v", "showlegend": false, "type": "box", "x": ["min_f", "min_f", "min_f", "min_f", "min_f", "min_f", "min_f", "min_f", "min_f", "min_f", "min_f", "min_f", "min_f", "min_f", "min_f", "min_f", "min_f", "min_f", "min_f", "min_f", "min_f", "min_f", "min_f", "min_f", "min_f", "min_f", "min_f", "min_f", "min_f", "min_f", "min_f"], "x0": " ", "xaxis": "x", "y": [0.0009554, 1.883e-05, 0.000119, 0.003454, 0.0001095, 0.0001745, 2.585e-05, 0.0002247, 0.003643, 9.472e-05, 0.001084, 0.004649, 0.001003, 0.002125, 0.00127, 0.0004481, 4.804e-05, 0.0001185, 0.001395, 0.001195, 0.001587, 0.0006843, 0.0002631, 2.8e-05, 0.0001675, 0.001057, 0.004729, 0.0004186, 3.308e-05, 0.0001741, 0.0004766], "y0": " ", "yaxis": "y"}, {"alignmentgroup": "True", "hovertemplate": "% optimal genes=0.75<br>crossover=UX<br>seed_quality=lower quartile<br>=%{x}<br>fitness=%{y}<extra></extra>", "legendgroup": "0.75", "marker": {"color": "#ab63fa"}, "name": "0.75", "notched": false, "offsetgroup": "0.75", "orientation": "v", "showlegend": false, "type": "box", "x": ["min_f", "min_f", "min_f", "min_f", "min_f", "min_f", "min_f", "min_f", "min_f", "min_f", "min_f", "min_f", "min_f", "min_f", "min_f", "min_f", "min_f", "min_f", "min_f", "min_f", "min_f", "min_f", "min_f", "min_f", "min_f", "min_f", "min_f", "min_f", "min_f", "min_f", "min_f"], "x0": " ", "xaxis": "x2", "y": [0.002203, 0.0007068, 0.003745, 0.0001114, 0.0016, 0.0002357, 0.001235, 0.004302, 0.0002639, 0.0113, 0.009857, 0.00159, 0.008811, 0.001051, 0.0004923, 0.002417, 0.002236, 0.01184, 0.002221, 0.005904, 0.00981, 0.0006704, 0.0001695, 0.008975, 0.0006435, 0.005651, 0.0001149, 0.003369, 0.001123, 0.004839, 0.000538], "y0": " ", "yaxis": "y2"}, {"alignmentgroup": "True", "hovertemplate": "% optimal genes=0.75<br>crossover=UX<br>seed_quality=median<br>=%{x}<br>fitness=%{y}<extra></extra>", "legendgroup": "0.75", "marker": {"color": "#ab63fa"}, "name": "0.75", "notched": false, "offsetgroup": "0.75", "orientation": "v", "showlegend": false, "type": "box", "x": ["min_f", "min_f", "min_f", "min_f", "min_f", "min_f", "min_f", "min_f", "min_f", "min_f", "min_f", "min_f", "min_f", "min_f", "min_f", "min_f", "min_f", "min_f", "min_f", "min_f", "min_f", "min_f", "min_f", "min_f", "min_f", "min_f", "min_f", "min_f", "min_f", "min_f", "min_f"], "x0": " ", "xaxis": "x3", "y": [0.002203, 0.00533, 0.002575, 0.007168, 0.001221, 0.0002357, 0.002249, 0.001793, 0.0002874, 0.003719, 0.006148, 0.01075, 0.006354, 0.004659, 0.002329, 0.002571, 0.002814, 0.01184, 0.006927, 0.002452, 0.0003237, 0.001342, 0.01239, 0.0008814, 0.003417, 0.0008724, 0.007734, 0.003451, 0.003846, 0.000666, 0.006592], "y0": " ", "yaxis": "y3"}, {"alignmentgroup": "True", "hovertemplate": "% optimal genes=0.75<br>crossover=UX<br>seed_quality=upper quartile<br>=%{x}<br>fitness=%{y}<extra></extra>", "legendgroup": "0.75", "marker": {"color": "#ab63fa"}, "name": "0.75", "notched": false, "offsetgroup": "0.75", "orientation": "v", "showlegend": false, "type": "box", "x": ["min_f", "min_f", "min_f", "min_f", "min_f", "min_f", "min_f", "min_f", "min_f", "min_f", "min_f", "min_f", "min_f", "min_f", "min_f", "min_f", "min_f", "min_f", "min_f", "min_f", "min_f", "min_f", "min_f", "min_f", "min_f", "min_f", "min_f", "min_f", "min_f", "min_f", "min_f"], "x0": " ", "xaxis": "x4", "y": [0.00636, 0.01115, 0.002575, 0.007168, 0.001221, 0.0005958, 0.002926, 0.01222, 0.0006463, 0.009385, 0.03049, 0.01075, 0.001561, 0.004659, 0.002018, 0.002571, 0.001541, 0.01184, 0.008872, 0.002387, 0.003017, 0.001863, 0.0009495, 0.00563, 0.003417, 0.0008724, 0.006707, 0.003451, 0.007947, 0.002516, 0.006592], "y0": " ", "yaxis": "y4"}], "layout": {"annotations": [{"font": {}, "showarrow": false, "text": "seed_quality=best", "x": 0.115, "xanchor": "center", "xref": "paper", "y": 1, "yanchor": "bottom", "yref": "paper"}, {"font": {}, "showarrow": false, "text": "seed_quality=lower quartile", "x": 0.365, "xanchor": "center", "xref": "paper", "y": 1, "yanchor": "bottom", "yref": "paper"}, {"font": {}, "showarrow": false, "text": "seed_quality=median", "x": 0.615, "xanchor": "center", "xref": "paper", "y": 1, "yanchor": "bottom", "yref": "paper"}, {"font": {}, "showarrow": false, "text": "seed_quality=upper quartile", "x": 0.865, "xanchor": "center", "xref": "paper", "y": 1, "yanchor": "bottom", "yref": "paper"}, {"font": {}, "showarrow": false, "text": "crossover=UX", "textangle": 90, "x": 0.98, "xanchor": "left", "xref": "paper", "y": 0.2425, "yanchor": "middle", "yref": "paper"}, {"font": {}, "showarrow": false, "text": "crossover=SBX", "textangle": 90, "x": 0.98, "xanchor": "left", "xref": "paper", "y": 0.7575, "yanchor": "middle", "yref": "paper"}], "boxmode": "group", "height": 600, "legend": {"title": {"text": "% optimal genes"}, "tracegroupgap": 0}, "margin": {"t": 60}, "width": 1400, "xaxis": {"anchor": "y", "domain": [0, 0.23], "title": {"text": ""}}, "xaxis2": {"anchor": "y2", "domain": [0.25, 0.48], "matches": "x", "title": {"text": ""}}, "xaxis3": {"anchor": "y3", "domain": [0.5, 0.73], "matches": "x", "title": {"text": ""}}, "xaxis4": {"anchor": "y4", "domain": [0.75, 0.98], "matches": "x", "title": {"text": ""}}, "xaxis5": {"anchor": "y5", "domain": [0, 0.23], "matches": "x", "showticklabels": false}, "xaxis6": {"anchor": "y6", "domain": [0.25, 0.48], "matches": "x", "showticklabels": false}, "xaxis7": {"anchor": "y7", "domain": [0.5, 0.73], "matches": "x", "showticklabels": false}, "xaxis8": {"anchor": "y8", "domain": [0.75, 0.98], "matches": "x", "showticklabels": false}, "yaxis": {"anchor": "x", "domain": [0, 0.485], "title": {"text": "fitness"}}, "yaxis2": {"anchor": "x2", "domain": [0, 0.485], "showticklabels": false}, "yaxis3": {"anchor": "x3", "domain": [0, 0.485], "showticklabels": false}, "yaxis4": {"anchor": "x4", "domain": [0, 0.485], "showticklabels": false}, "yaxis5": {"anchor": "x5", "domain": [0.515, 1], "title": {"text": "fitness"}}, "yaxis6": {"anchor": "x6", "domain": [0.515, 1], "showticklabels": false}, "yaxis7": {"anchor": "x7", "domain": [0.515, 1], "showticklabels": false}, "yaxis8": {"anchor": "x8", "domain": [0.515, 1], "showticklabels": false}}}
